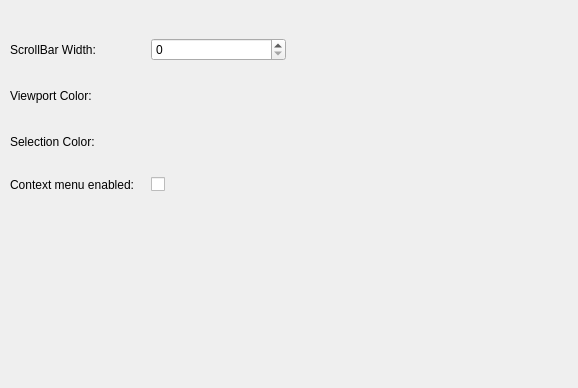
<?xml version="1.0" encoding="UTF-8"?>
<ui version="4.0">
 <class>SettingsDialog</class>
 <widget class="QWidget" name="SettingsDialog">
  <property name="geometry">
   <rect>
    <x>0</x>
    <y>0</y>
    <width>578</width>
    <height>388</height>
   </rect>
  </property>
  <property name="mouseTracking">
   <bool>true</bool>
  </property>
  <property name="windowTitle">
   <string>Form</string>
  </property>
  <widget class="QWidget" name="gridLayoutWidget">
   <property name="geometry">
    <rect>
     <x>10</x>
     <y>20</y>
     <width>276</width>
     <height>191</height>
    </rect>
   </property>
   <layout class="QGridLayout" name="gridLayout">
    <item row="1" column="0">
     <widget class="QLabel" name="label_2">
      <property name="text">
       <string>Viewport Color:</string>
      </property>
     </widget>
    </item>
    <item row="0" column="1">
     <widget class="QSpinBox" name="widthSpinBox"/>
    </item>
    <item row="1" column="1">
     <widget class="QPushButton" name="vieportColotButton">
      <property name="autoFillBackground">
       <bool>true</bool>
      </property>
      <property name="text">
       <string/>
      </property>
      <property name="flat">
       <bool>true</bool>
      </property>
     </widget>
    </item>
    <item row="3" column="0">
     <widget class="QLabel" name="label_6">
      <property name="text">
       <string>Context menu enabled:</string>
      </property>
     </widget>
    </item>
    <item row="3" column="1">
     <widget class="QCheckBox" name="contextMenuCheckBox">
      <property name="layoutDirection">
       <enum>Qt::LeftToRight</enum>
      </property>
      <property name="text">
       <string/>
      </property>
     </widget>
    </item>
    <item row="0" column="0">
     <widget class="QLabel" name="label">
      <property name="text">
       <string>ScrollBar Width:</string>
      </property>
     </widget>
    </item>
    <item row="2" column="0">
     <widget class="QLabel" name="label_3">
      <property name="text">
       <string>Selection Color:</string>
      </property>
     </widget>
    </item>
    <item row="2" column="1">
     <widget class="QPushButton" name="selectionColorButton">
      <property name="autoFillBackground">
       <bool>true</bool>
      </property>
      <property name="text">
       <string/>
      </property>
      <property name="default">
       <bool>false</bool>
      </property>
      <property name="flat">
       <bool>true</bool>
      </property>
     </widget>
    </item>
   </layout>
  </widget>
 </widget>
 <resources/>
 <connections/>
</ui>
